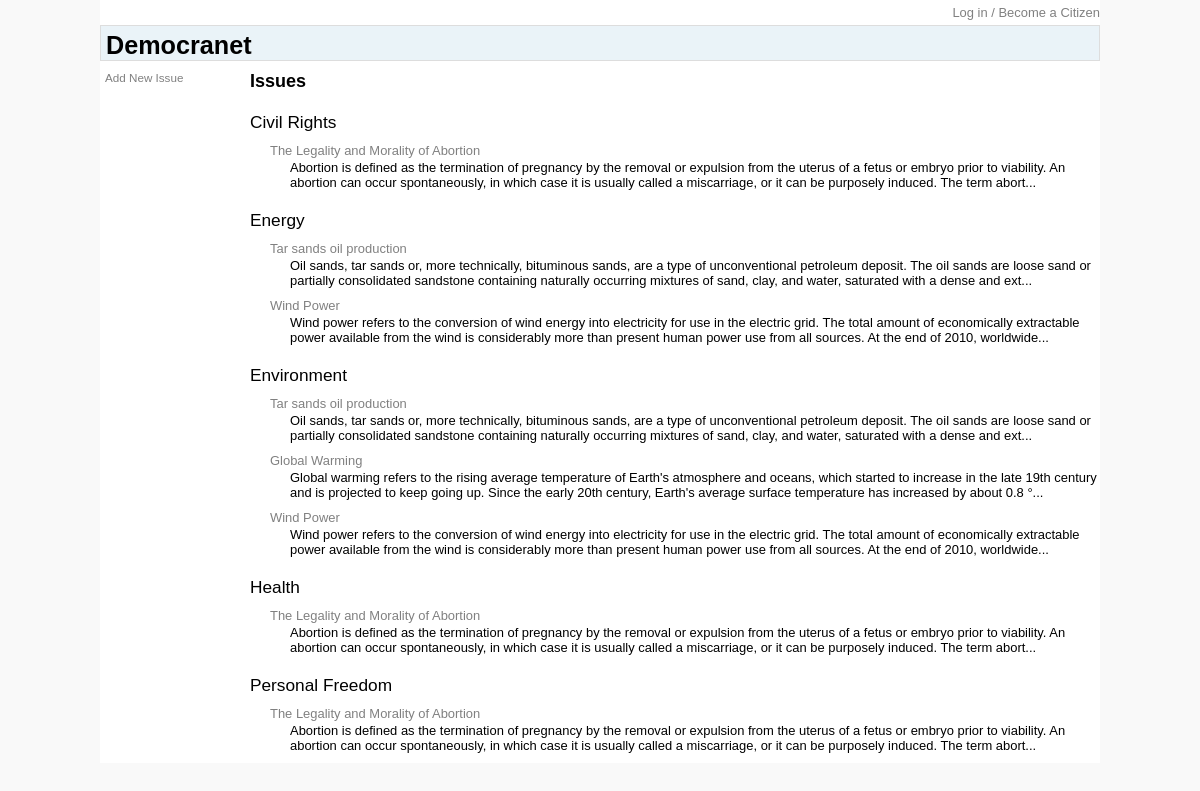
Before: / with the older database file.
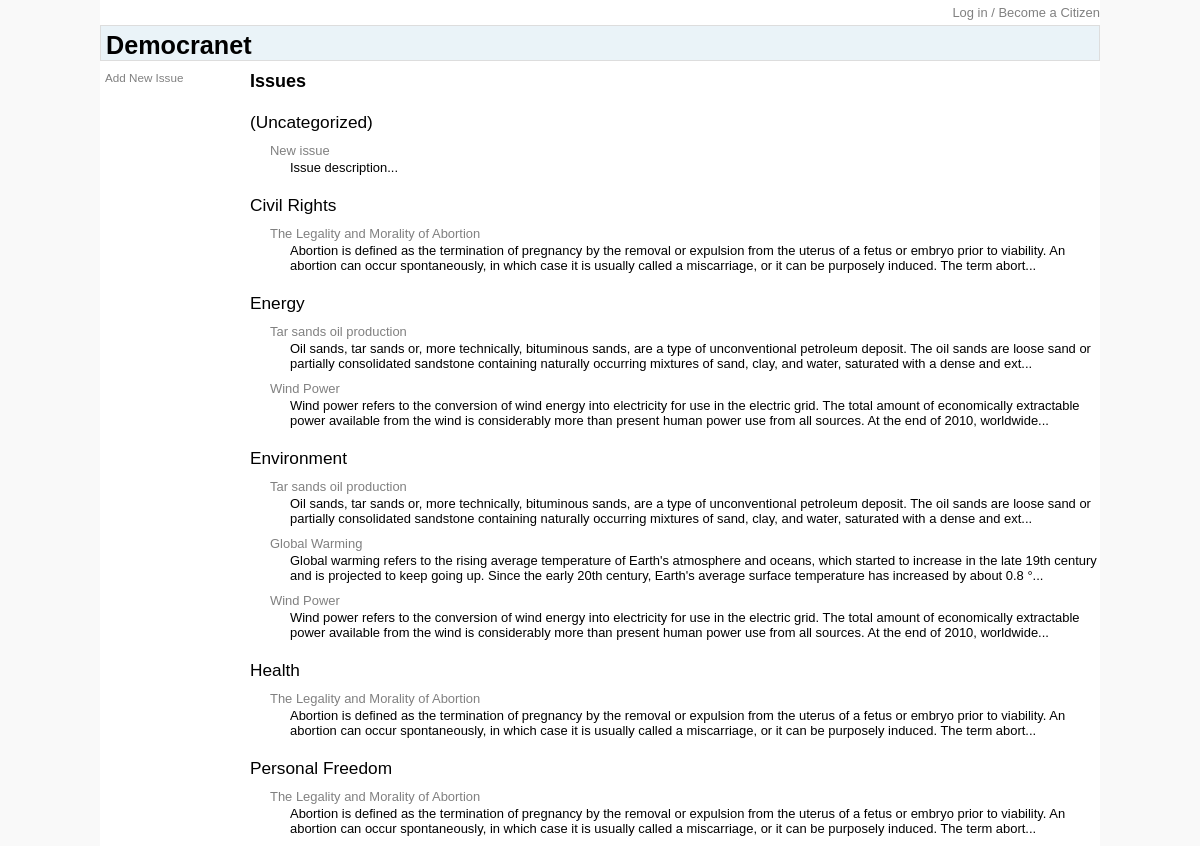
After: the same page with the newer database file.
### tables this page shows
CREATE TABLE `issues` (
  `issue_id` int(11) NOT NULL AUTO_INCREMENT,
  `name` varchar(100) NOT NULL,
  `description` varchar(3000) NOT NULL,
  `refs` varchar(10000) DEFAULT NULL,
  PRIMARY KEY (`issue_id`)
);

CREATE TABLE `categories` (
  `category_id` int(11) NOT NULL AUTO_INCREMENT,
  `name` varchar(100) NOT NULL,
  PRIMARY KEY (`category_id`)
);

### inc/util.mysql.php (called while the page is built, shortened)
<?php
function execute_query($sql) {
	global $db;
	$result = mysql_query($sql, $db)
		or die("Could not execute the query: " . mysql_error() . "<br />sql = {$sql}");
	return $result;
}
function fetch_line($result) {
	return mysql_fetch_array($result, MYSQL_ASSOC);
}
?>

### index.php (the view, shortened to what this page needs)
<?php
include ("inc/util.mysql.php");
$citizen = new citizen();
echo DOC_TYPE;
?>
<html>
<head>
	<link rel="stylesheet" type="text/css" href="style/democranet.css" />
	<link rel="stylesheet" type="text/css" href="style/index.css" />
</head>
<body>
<div id="container">
	<div id="login">
<?php
if ($citizen->id) {
	echo "<p><a href=\"citizen.php\">{$citizen->name}</a>&nbsp;<a href=\"login.php?a=lo&r=index.php\">Log out</a></p>";
} else {
	echo "<p><a href=\"login.php\">Log in / Become a Citizen</a></p>";
}
?>
	</div>
	<div id="header">
		<h1>Democranet</h1>
	</div>
	<div id="container-content">
		<div id="navigation-left">
			<ul>
				<li><a href="issue.php">Add New Issue</a></li>
			</ul>
		</div>
		<div id="content">
			<h3>Issues</h3>
<?php echo get_issue_list(); ?>
		</div>
	</div>
</div>
</body>
</html>
<?php
function get_issue_list() {
	$ret = "<div id=\"issue_list\">";
	$sql = "SELECT c.name category_name, i.issue_id issue_id, i.name issue_name, CONCAT(LEFT(i.description, 270), '...') issue_description
		FROM issues i
		LEFT JOIN issue_category ic ON i.issue_id = ic.issue_id
		LEFT JOIN categories c ON ic.category_id = c.category_id
		ORDER BY c.name ASC";
	$result = execute_query($sql);
	$last_category = "";
	while ($line = fetch_line($result)) {
		$this_category = $line['category_name'];
		if ($this_category != $last_category) {
			$ret .= "<p class=\"is_ca\">{$line['category_name']}</p>\n";
		} elseif ($this_category == null) {
			$ret .= "<p class=\"is_ca\">(Uncategorized)</p>\n";
		}
		$ret .= "<p class=\"is_ti\"><a href=\"issue.php?iid={$line['issue_id']}\" />{$line['issue_name']}</a>
				<p class=\"is_de\">{$line['issue_description']}</p>";
		$last_category = $this_category;
	}
	$ret .= "</div>";
	return $ret;
}
?>

### style/democranet.css (style rules this page uses)
body { font-family: arial, sans-serif; font-size: 0.9em; background: #f9f9f9; margin: 0; }
h1 { font-size: 1.75em; }
h3 { font-size: 1.25em; }
p { font-size: 0.9em; }
li { font-size: 0.9em; }
#container { margin: 0 auto; width: 1000px; background: #fff; }
#login { background: #fff; text-align: right; padding: 5px 0 5px 0; }
#login p { margin: 0; }
#header { background: #EAF3F8; border-style: solid; border-width: 1px; border-color: #dddddd; padding: 5px 0 0 5px; }
#header h1 { margin: 0; }
#container-content { float: left; width: 1000px; background: #fff; }
#navigation-left { font-size: 0.9em; float: left; width: 145px; padding: 10px 0 0 5px; display: inline; }
#navigation-left ul { margin: 0; padding: 0; }
#navigation-left ul li { margin: 0 0 1em; padding: 0; list-style-type: none; }
a:link { text-decoration: none; color: gray; }
#content { min-height: 650px; float: left; width: 850px; padding: 10px 0; }
#content h3 { margin: 0 0 10px 0; }

### style/index.css (style rules this page uses)
p.is_ca { margin: 20px 0 2px 0; font-size: 120%; }
p.is_ti { margin: 10px 0 2px 20px; }
p.is_de { margin: 0 0 0 40px; }
#issue_list a:link { text-decoration: none; color: gray; }

Changed rows visible on the page:
added issues: shows "(Uncategorized)", name "New issue", issue_description "Issue description..."
